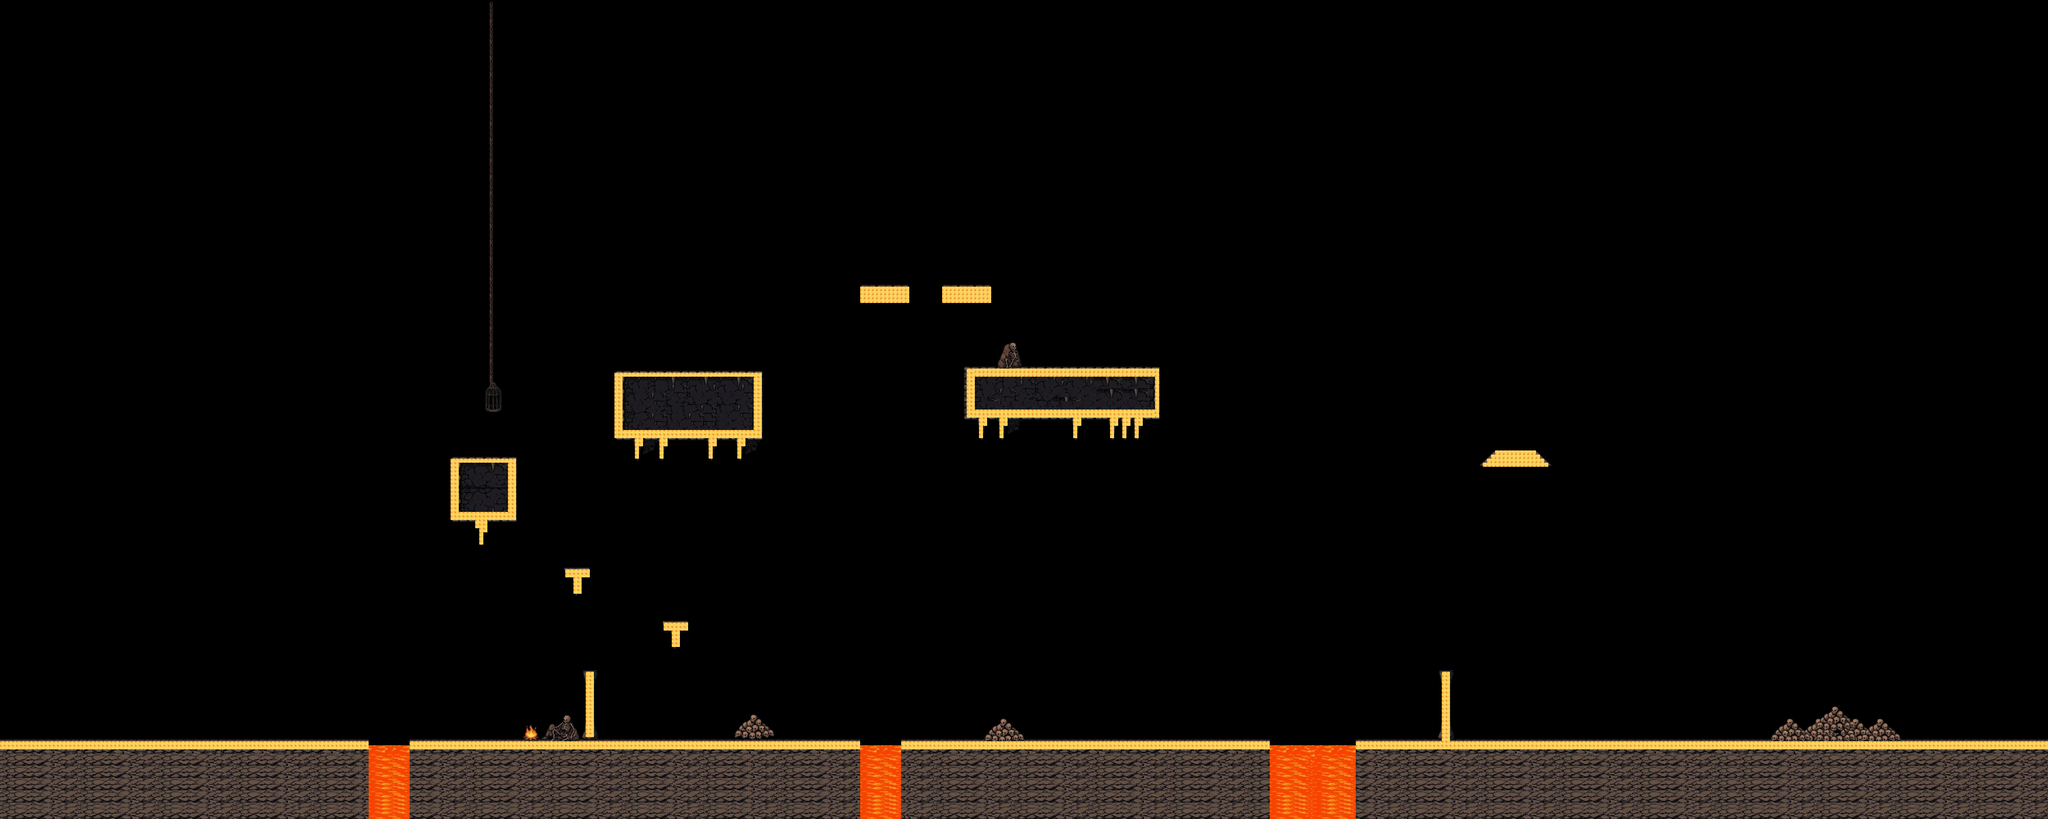

Below is a game level as drawn by its tile map, then a one-line description and the .tmx that defines it (tile-layer data replaced by summaries):
An orthogonal 500x200 tile map with 8x8 px tiles, 4 tile layers (Camada de Blocos 1, decoracao, decoracao 2, solidos) and 22 objects (17x esqueleto-spawn, player-spawn, lich-spawn, pocao-vida, asas).

<map version="1.10" tiledversion="1.12.2" orientation="orthogonal" renderorder="right-down" width="500" height="200" tilewidth="8" tileheight="8" infinite="0" nextlayerid="6" nextobjectid="25">
 <editorsettings>
  <export target="level-2.tmj" format="json" />
 </editorsettings>
 <tileset firstgid="1" name="caverna" tilewidth="8" tileheight="8" tilecount="3818" columns="83">
  <image source="tilesets/caverna.png" width="668" height="373" />
 </tileset>
 <layer id="1" name="Camada de Blocos 1" width="500" height="200">
  <data>[100000 cells, 11815 non-empty, 358 distinct tile ids]</data>
 </layer>
 <layer id="2" name="decoracao" width="500" height="200">
  <data>[100000 cells, 591 non-empty, 249 distinct tile ids]</data>
 </layer>
 <layer id="3" name="decoracao 2" width="500" height="200">
  <data>[100000 cells, 935 non-empty, 234 distinct tile ids]</data>
 </layer>
 <objectgroup id="4" name="Camada de Objetos 1">
  <object id="1" name="player-spawn" x="90.6667" y="1288" />
  <object id="2" name="esqueleto-spawn" x="494" y="1294" />
  <object id="3" name="esqueleto-spawn" x="1452" y="1212" />
  <object id="4" name="esqueleto-spawn" x="1852" y="1208" />
  <object id="5" name="esqueleto-spawn" x="1936" y="1210" />
  <object id="6" name="esqueleto-spawn" x="2012" y="1212" />
  <object id="7" name="esqueleto-spawn" x="2096" y="1210" />
  <object id="8" name="esqueleto-spawn" x="1292" y="1053.33" />
  <object id="9" name="esqueleto-spawn" x="2065.33" y="573.333" />
  <object id="10" name="esqueleto-spawn" x="2175.76" y="1057.58" />
  <object id="11" name="esqueleto-spawn" x="2321.21" y="972.727" />
  <object id="12" name="esqueleto-spawn" x="2809.09" y="1054.55" />
  <object id="13" name="esqueleto-spawn" x="1930.3" y="896.97" />
  <object id="14" name="esqueleto-spawn" x="2327.27" y="1136.36" />
  <object id="15" name="esqueleto-spawn" x="1536.36" y="1054.55" />
  <object id="16" name="esqueleto-spawn" x="3127.27" y="1209.09" />
  <object id="17" name="esqueleto-spawn" x="3369.7" y="1212.12" />
  <object id="18" name="esqueleto-spawn" x="3615.15" y="1212.12" />
  <object id="19" name="lich-spawn" x="3775.76" y="178.788" />
  <object id="20" name="pocao-vida" x="1718.18" y="457.576" />
  <object id="22" name="asas" x="2093.94" y="336.364" />
  <object id="23" x="2469.7" y="596.97" />
 </objectgroup>
 <layer id="5" name="solidos" width="500" height="200">
  <data>[100000 cells, 1721 non-empty, 1 distinct tile ids]</data>
 </layer>
</map>
